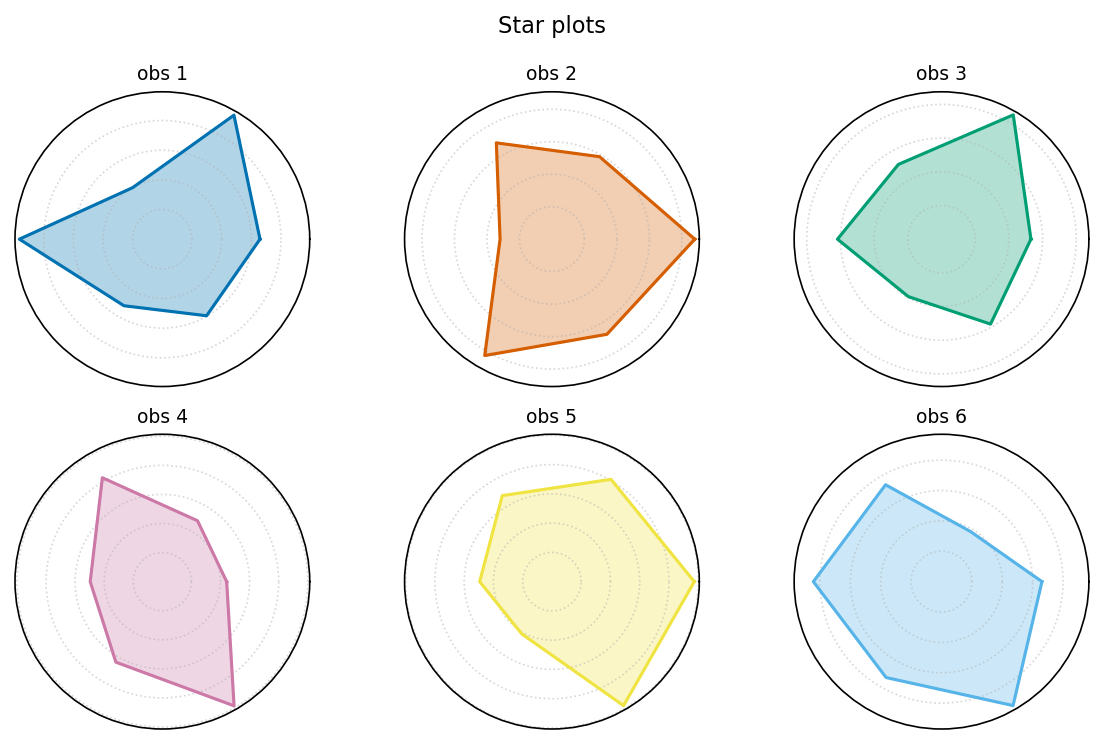

Python code for this plot:
"""star_plot: 星形图（多变量观测，每个观测一个雷达）."""
import sys, os; sys.path.insert(0, os.path.join(os.path.dirname(os.path.abspath(__file__)), '..', '..', '_utils', 'python'))
import numpy as np
import matplotlib.pyplot as plt
from theme import apply_theme
from palette import cycle

def make_figure(title='Star plots'):
    apply_theme(fig_size=(8, 5))
    rng = np.random.default_rng(1)
    n_obs = 6; n_var = 6
    data = rng.uniform(0.3, 1, (n_obs, n_var))
    angles = np.linspace(0, 2*np.pi, n_var, endpoint=False).tolist() + [0]
    fig, axes = plt.subplots(2, 3, subplot_kw={'projection': 'polar'})
    for i, ax in enumerate(axes.ravel()):
        v = list(data[i]) + [data[i, 0]]
        ax.plot(angles, v, color=cycle(i))
        ax.fill(angles, v, color=cycle(i), alpha=0.3)
        ax.set_yticklabels([]); ax.set_xticks([])
        ax.set_title(f'obs {i+1}', fontsize=9)
    fig.suptitle(title); fig.tight_layout()
    return fig

if __name__ == '__main__':
    fig = make_figure(); fig.savefig(__file__.replace('.py', '.png'), dpi=150)
